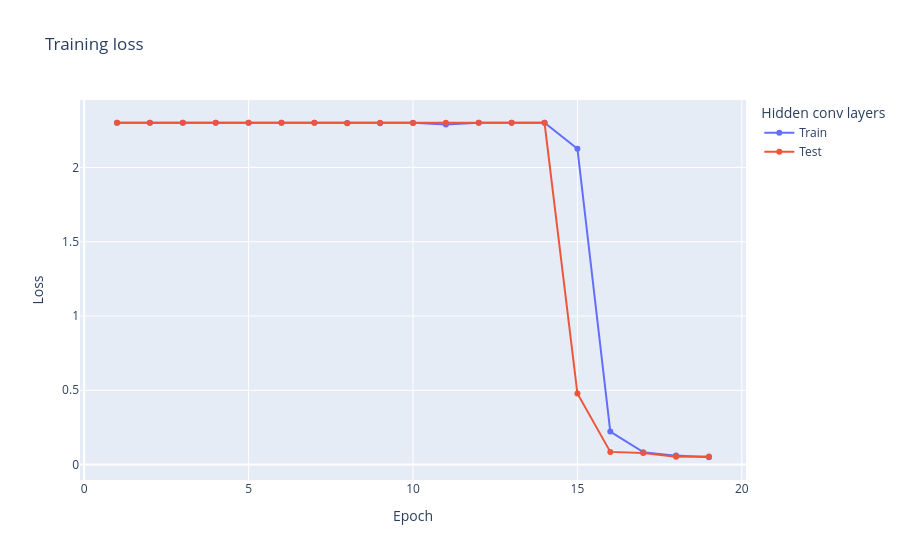

The notebook cell this image was saved under:
### Code cell
# visualise training and testing data over time

epochs = np.arange(1, hyperparams["num_epochs"]+1)
train_test_fig = go.Figure()
train_test_fig.add_trace(go.Scatter(x=epochs, y=train_losses, mode='lines+markers', name='Train'))
train_test_fig.add_trace(go.Scatter(x=epochs, y=test_losses, mode='lines+markers', name='Test'))
train_test_fig.update_layout(title="Training loss",
                  xaxis_title="Epoch",
                  yaxis_title="Loss",
                  legend_title="Hidden conv layers"
                  )
train_test_fig.show()

### Figure 1 — Plotly figure (JSON) as saved in the notebook; plotly's stock layout.template omitted (floating-point values rounded to 4 significant figures)
{"data": [{"mode": "lines+markers", "name": "Train", "type": "scatter", "x": [1, 2, 3, 4, 5, 6, 7, 8, 9, 10, 11, 12, 13, 14, 15, 16, 17, 18, 19, 20], "y": [2.302, 2.301, 2.301, 2.301, 2.301, 2.301, 2.301, 2.301, 2.299, 2.301, 2.29, 2.301, 2.301, 2.301, 2.127, 0.222, 0.08357, 0.06005, 0.04907]}, {"mode": "lines+markers", "name": "Test", "type": "scatter", "x": [1, 2, 3, 4, 5, 6, 7, 8, 9, 10, 11, 12, 13, 14, 15, 16, 17, 18, 19, 20], "y": [2.301, 2.301, 2.301, 2.301, 2.301, 2.301, 2.301, 2.298, 2.301, 2.301, 2.301, 2.301, 2.301, 2.301, 0.478, 0.0852, 0.07843, 0.05254, 0.05448]}], "layout": {"legend": {"title": {"text": "Hidden conv layers"}}, "title": {"text": "Training loss"}, "xaxis": {"title": {"text": "Epoch"}}, "yaxis": {"title": {"text": "Loss"}}}}
